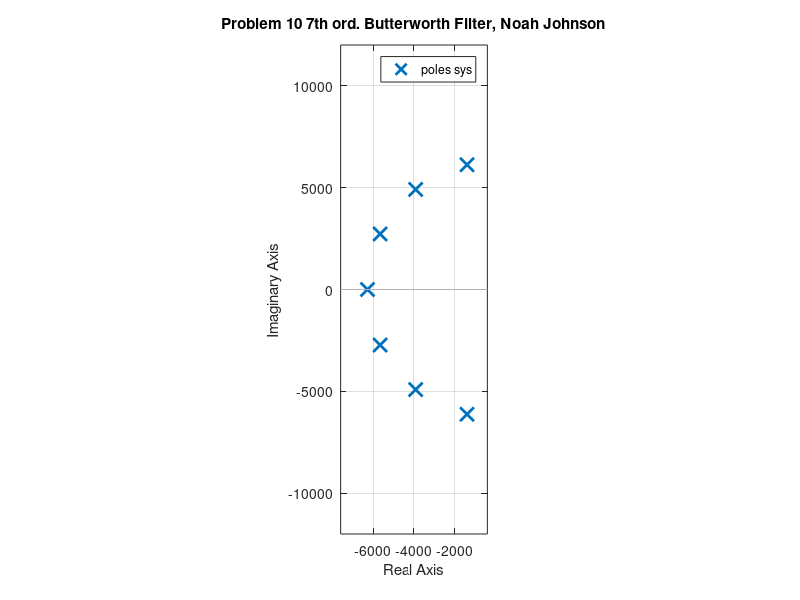

The MATLAB script that drew this image:
[b,a] = butter(7, 2*pi*1000, 's');
sys = tf(b,a);
pzmap(sys)
title('Problem 10 7th ord. Butterworth Filter, Noah Johnson');
axis equal